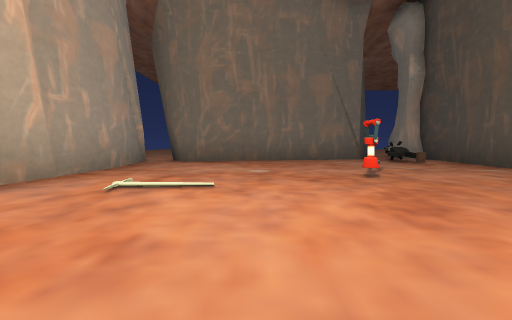
[1] (above)

20 first-person views from a walk through a scene from a Unity 3-D project. The camera is 0.43 m above the floor, tilts 4° down and sees 90° across. The floor is counted in squares, 1 m on a side. Each view is taken from the middle of a square. On the plan, view 1 faces up. The plan holds only what a view shows up to about 9 squares ahead; the rest is blank. The place goes on beyond the plan. The player character is not drawn. Some animated figures are not drawn. Door leaves are left out, so doorways stand open.

[2]
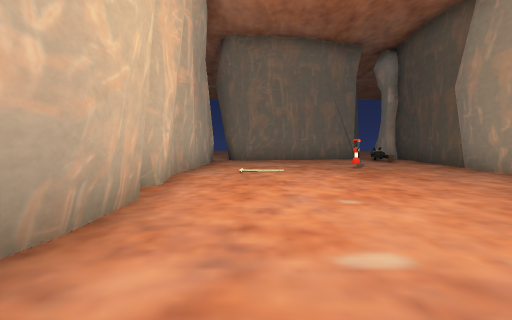

[3]
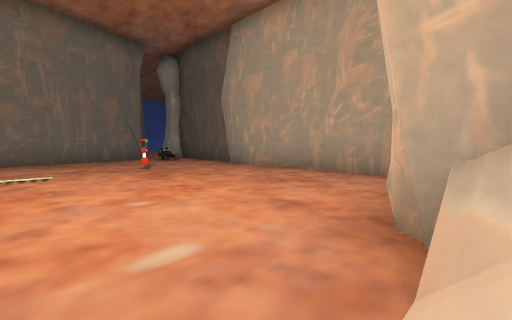

[4]
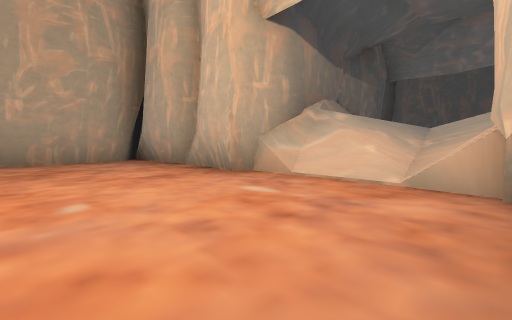

[5]
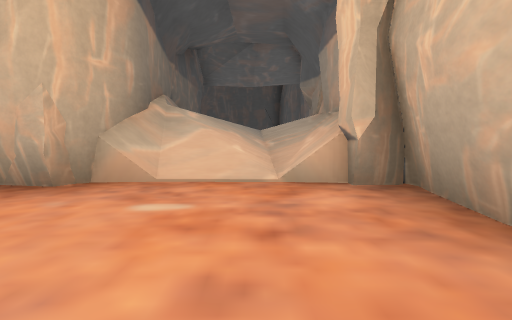

[6]
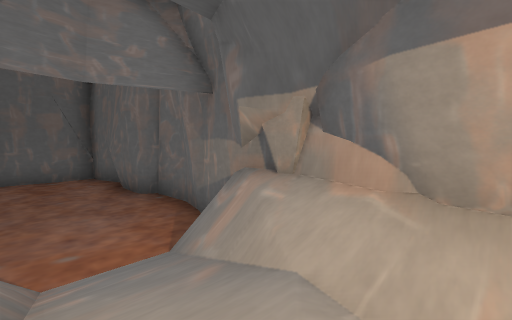

[7]
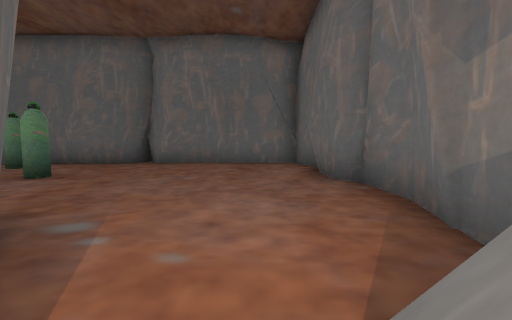

[8]
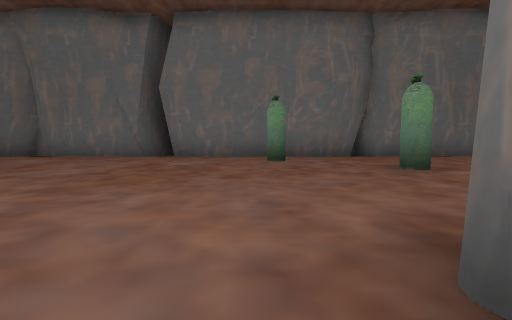

[9]
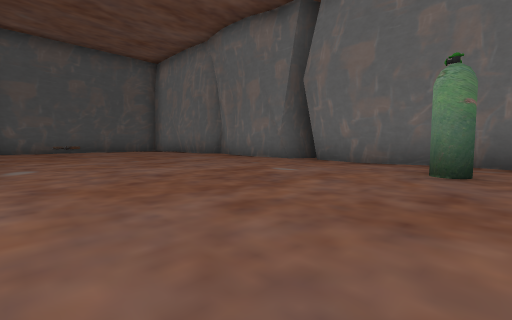

[10]
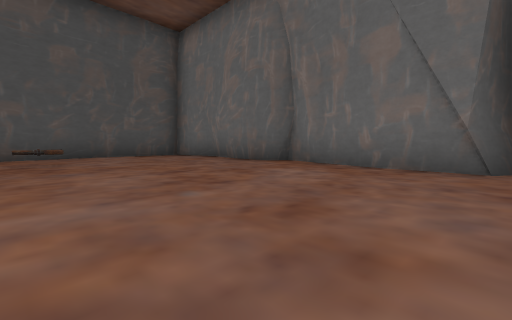

[11]
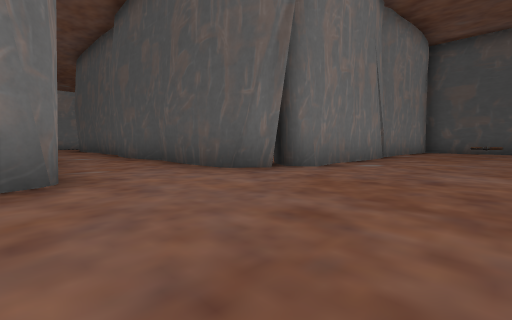

[12]
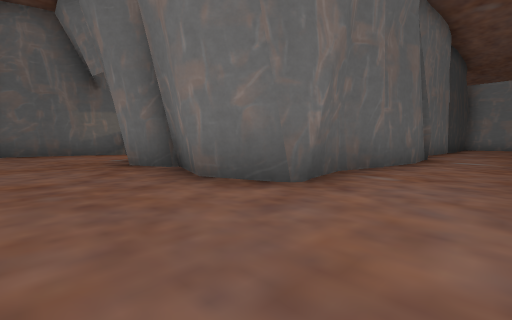

[13]
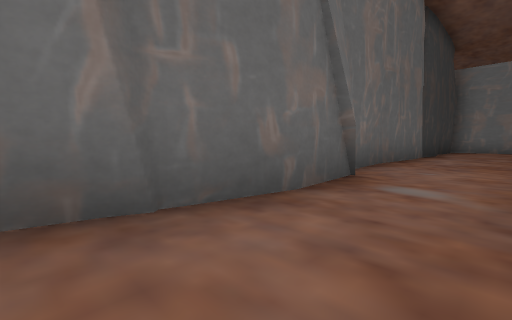

[14]
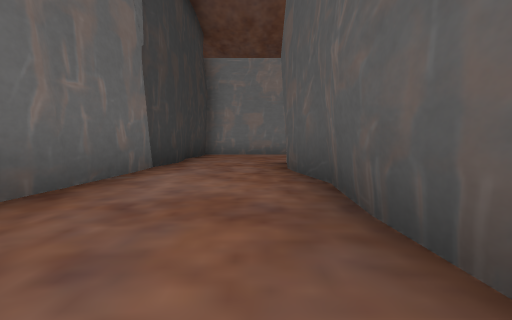

[15]
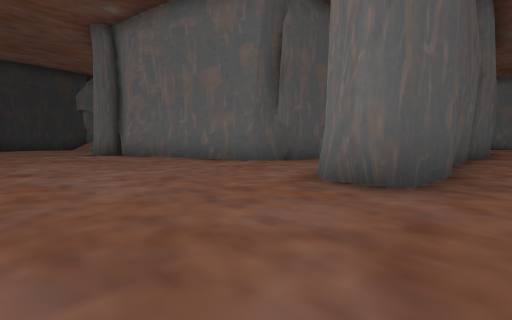

[16]
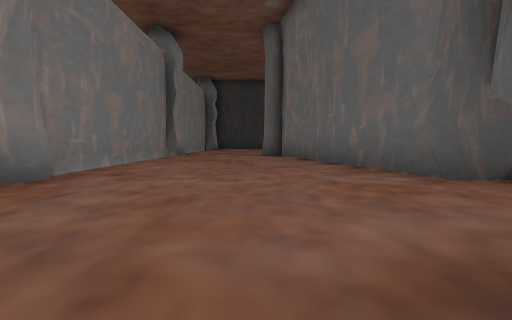

[17]
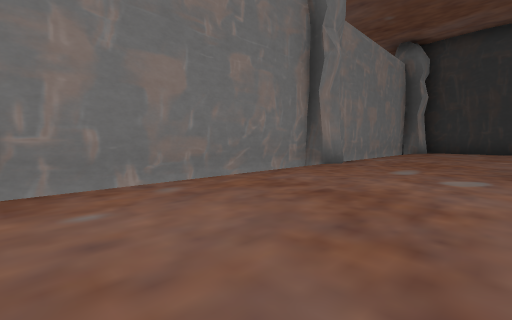

[18]
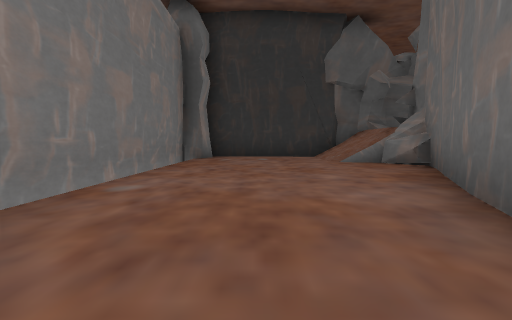

[19]
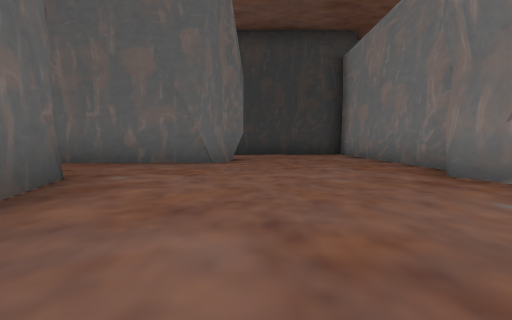

[20]
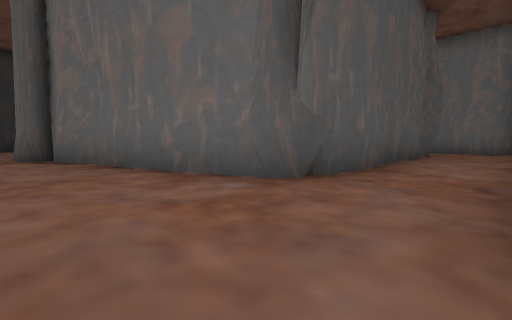

### Floor plan
Key: @ floor where view 1 was taken; # wall or solid block; . floor; / step, stairs or slope; = window, fence, low wall or low ledge; O other object.
Columns run from 3 left of view 1 to 24 right of it. Each row starts with its distance up from view 1.
  8        OO     O     O
  7      ##O######O#####O#####O
  6 ######O##..................#
  5 #.....O##..................#
  4 #......##..................#
  3 #...O..##..##.....#####..//#
  2 #.O....##..##.#####   ##O#/#
  1 #......##..##.#         O###
  0 #..@...##..##.#         OO
 -1  #.....##..#..#
 -2 =......##..#..#
 -3 O#/O#####..#..#
 -4  # /#   #..#..#
 -5 #O O#   #..#..#
 -6 O//O    #..#...
 -7 OO/O    #..#..
 -8 #...#####..########
 -9 #...................#
-10 #...................#
-11 #.....O...........O.#
-12 #...................#
-13 #.......O...........#
-14 #...................#
-15 #####################

Positions as (right, up) in squares from view 1, and headings:
1: (0, 0), facing up
2: (-1, -3), facing up
3: (-1, -3), facing up-right
4: (-2, 0), facing down-right
5: (-1, 0), facing down
6: (0, -4), facing down-left
7: (-1, -6), facing down
8: (6, -7), facing down
9: (5, -9), facing down-right
10: (9, -10), facing down-right
11: (5, -11), facing up-right
12: (7, -10), facing up-left
13: (7, -6), facing up-left
14: (7, -2), facing up
15: (7, 6), facing down-right
16: (8, 4), facing right
17: (12, 4), facing up-right
18: (16, 5), facing right
19: (14, 4), facing left
20: (9, 4), facing down-right
